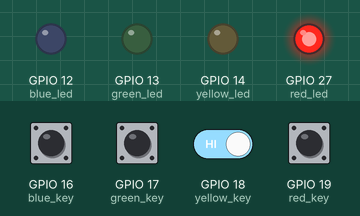
A sketch run on a simulated ESP32. Parts: output pins drawn as LEDs (lit = HIGH). The inputs (shaded band) are chosen by the test bench; at power-on: GPIO 16 (blue_key), GPIO 17 (green_key), GPIO 18 (yellow_key), GPIO 19 (red_key) HIGH.

Above: at 1.2 s.
1.3 s: GPIO 19 (red_key) pulled LOW for 0.15 s
At 1.7 s:
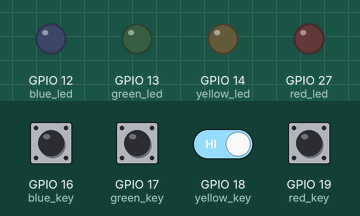
2.9 s: GPIO 16 (blue_key) pulled LOW for 0.15 s
At 4.1 s:
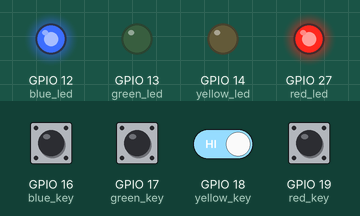
4.5 s: GPIO 19 (red_key) pulled LOW for 1 s
At 5.3 s:
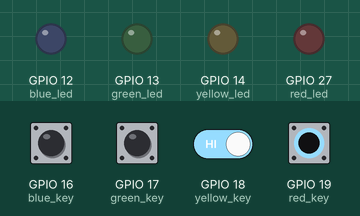
7.0 s: GPIO 17 (green_key) pulled LOW for 0.15 s
At 8.2 s:
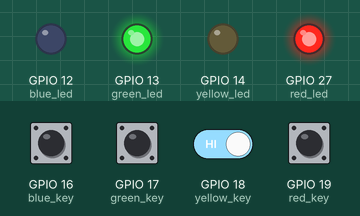
8.6 s: GPIO 18 (yellow_key) driven LOW and GPIO 19 (red_key) driven LOW
At 8.8 s:
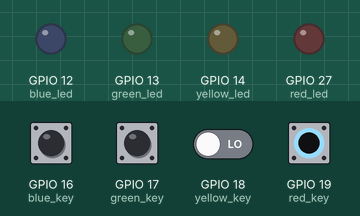
11.6 s: GPIO 19 (red_key) driven HIGH
At 12.0 s:
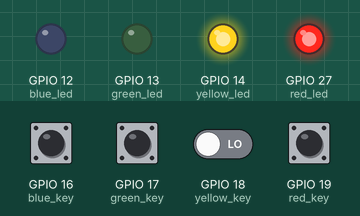
Timing chart, 0 to 14.1 s (numbered marks = the images above; inputs shaded):
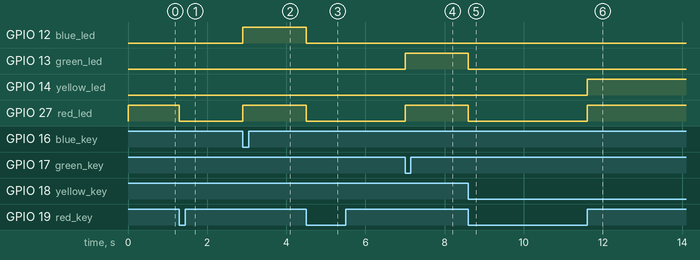

The sketch:

project_15.ino
```cpp
/*
  keyestudio ESP32 Inventor Learning Kit
   Project 15 Responder
  http://www.keyestudio.com
*/
int blue_key = 16;	//Set blue button to connect pin D3
int  green_key= 17;	//Set green button to connect pin D4
int yellow_key = 18;	//Set yellow button to connect pin D5
int red_key = 19;	//Set red button to connect pin D6

int blue_led = 12;	//Set blue LED to connect pin D7
int green_led = 13;	//Set green LED to connect pin D8
int yellow_led = 14;	//Set yellow LED to connect pin D9
int red_led = 27;	//Set red LED to connect pin D10

void setup(){
    //Set the pin connecting with button to input
  pinMode(blue_key,INPUT);
  pinMode(green_key,INPUT);
  pinMode(yellow_key,INPUT);
  pinMode(red_key,INPUT);
 	//Set the pin connecting with LED to output
  pinMode(blue_led,OUTPUT);
  pinMode(green_led,OUTPUT);
  pinMode(yellow_led,OUTPUT);
  pinMode(red_led,OUTPUT);

}

void loop(){
  int red_key_val = digitalRead(red_key);	//Read the red button value
  digitalWrite(red_led,HIGH);				//Red LED lights up
  if(red_key_val == 0){				//Determine whether the red button is pressed
    digitalWrite(red_led,LOW);		//All LED go off
    digitalWrite(blue_led,LOW);
    digitalWrite(green_led,LOW);
    digitalWrite(yellow_led,LOW);
    delay(200);
    while(1){						//while()loop
      int blue_key_val = digitalRead(blue_key);		//Read the button value
      int green_key_val = digitalRead(green_key);
      int yellow_key_val = digitalRead(yellow_key);
      if(blue_key_val == 0){						//Determine whether the blue button is pressed
        digitalWrite(blue_led,HIGH);				//Blue LED lights up
        break;										//Exit loop
      }
      if(green_key_val == 0){
        digitalWrite(green_led,HIGH);
        break;
      }
      if(yellow_key_val == 0){
        digitalWrite(yellow_led,HIGH);
        break;
      }
    }
  }
}
```

Measured:
- after the input at 1.3 s, GPIO 27 (red_led): HIGH → LOW at once
- after the input at 2.9 s, GPIO 12 (blue_led), GPIO 27 (red_led): LOW → HIGH at once
- after the input at 4.5 s, GPIO 12 (blue_led), GPIO 27 (red_led): HIGH → LOW at once
- after the input at 7.0 s, GPIO 13 (green_led), GPIO 27 (red_led): LOW → HIGH at once
- after the input at 8.6 s, GPIO 13 (green_led), GPIO 27 (red_led): HIGH → LOW at once
- after the input at 11.6 s, GPIO 14 (yellow_led), GPIO 27 (red_led): LOW → HIGH at once
